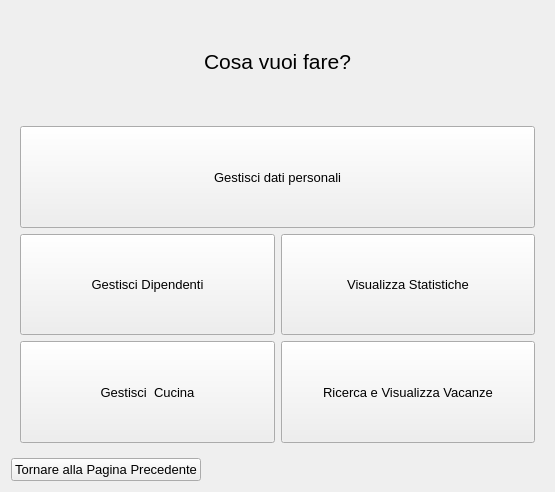
<?xml version="1.0" encoding="UTF-8"?>
<ui version="4.0">
 <class>mainWidget</class>
 <widget class="QWidget" name="mainWidget">
  <property name="geometry">
   <rect>
    <x>0</x>
    <y>0</y>
    <width>555</width>
    <height>492</height>
   </rect>
  </property>
  <property name="font">
   <font>
    <family>Arial</family>
    <pointsize>10</pointsize>
   </font>
  </property>
  <property name="windowTitle">
   <string>Struttura Alberghiera</string>
  </property>
  <layout class="QGridLayout" name="gridLayout_2">
   <item row="2" column="0">
    <widget class="QPushButton" name="btnIndietro">
     <property name="text">
      <string>Tornare alla Pagina Precedente</string>
     </property>
    </widget>
   </item>
   <item row="2" column="1">
    <spacer name="horizontalSpacer_2">
     <property name="orientation">
      <enum>Qt::Horizontal</enum>
     </property>
     <property name="sizeHint" stdset="0">
      <size>
       <width>40</width>
       <height>20</height>
      </size>
     </property>
    </spacer>
   </item>
   <item row="1" column="0" colspan="2">
    <widget class="QWidget" name="buttonsWidget" native="true">
     <layout class="QGridLayout" name="gridLayout">
      <item row="3" column="1">
       <widget class="QPushButton" name="btnVacanze">
        <property name="sizePolicy">
         <sizepolicy hsizetype="Minimum" vsizetype="Preferred">
          <horstretch>0</horstretch>
          <verstretch>0</verstretch>
         </sizepolicy>
        </property>
        <property name="text">
         <string>Ricerca e Visualizza Vacanze</string>
        </property>
       </widget>
      </item>
      <item row="2" column="0">
       <widget class="QPushButton" name="btnDipendenti">
        <property name="sizePolicy">
         <sizepolicy hsizetype="Minimum" vsizetype="Preferred">
          <horstretch>0</horstretch>
          <verstretch>0</verstretch>
         </sizepolicy>
        </property>
        <property name="text">
         <string>Gestisci Dipendenti</string>
        </property>
       </widget>
      </item>
      <item row="1" column="0" colspan="2">
       <widget class="QPushButton" name="btnDatiPersonali">
        <property name="sizePolicy">
         <sizepolicy hsizetype="Minimum" vsizetype="Preferred">
          <horstretch>0</horstretch>
          <verstretch>0</verstretch>
         </sizepolicy>
        </property>
        <property name="text">
         <string>Gestisci dati personali</string>
        </property>
       </widget>
      </item>
      <item row="3" column="0">
       <widget class="QPushButton" name="btnCucina">
        <property name="sizePolicy">
         <sizepolicy hsizetype="Minimum" vsizetype="Preferred">
          <horstretch>0</horstretch>
          <verstretch>0</verstretch>
         </sizepolicy>
        </property>
        <property name="text">
         <string>Gestisci  Cucina</string>
        </property>
       </widget>
      </item>
      <item row="2" column="1">
       <widget class="QPushButton" name="btnStatistiche">
        <property name="sizePolicy">
         <sizepolicy hsizetype="Minimum" vsizetype="Preferred">
          <horstretch>0</horstretch>
          <verstretch>0</verstretch>
         </sizepolicy>
        </property>
        <property name="text">
         <string>Visualizza Statistiche</string>
        </property>
       </widget>
      </item>
     </layout>
    </widget>
   </item>
   <item row="0" column="0" colspan="2">
    <widget class="QLabel" name="label">
     <property name="sizePolicy">
      <sizepolicy hsizetype="Preferred" vsizetype="Preferred">
       <horstretch>0</horstretch>
       <verstretch>0</verstretch>
      </sizepolicy>
     </property>
     <property name="minimumSize">
      <size>
       <width>50</width>
       <height>50</height>
      </size>
     </property>
     <property name="maximumSize">
      <size>
       <width>16777215</width>
       <height>100</height>
      </size>
     </property>
     <property name="font">
      <font>
       <family>Arial</family>
       <pointsize>16</pointsize>
      </font>
     </property>
     <property name="text">
      <string>Cosa vuoi fare?</string>
     </property>
     <property name="alignment">
      <set>Qt::AlignCenter</set>
     </property>
    </widget>
   </item>
  </layout>
 </widget>
 <resources/>
 <connections/>
</ui>
